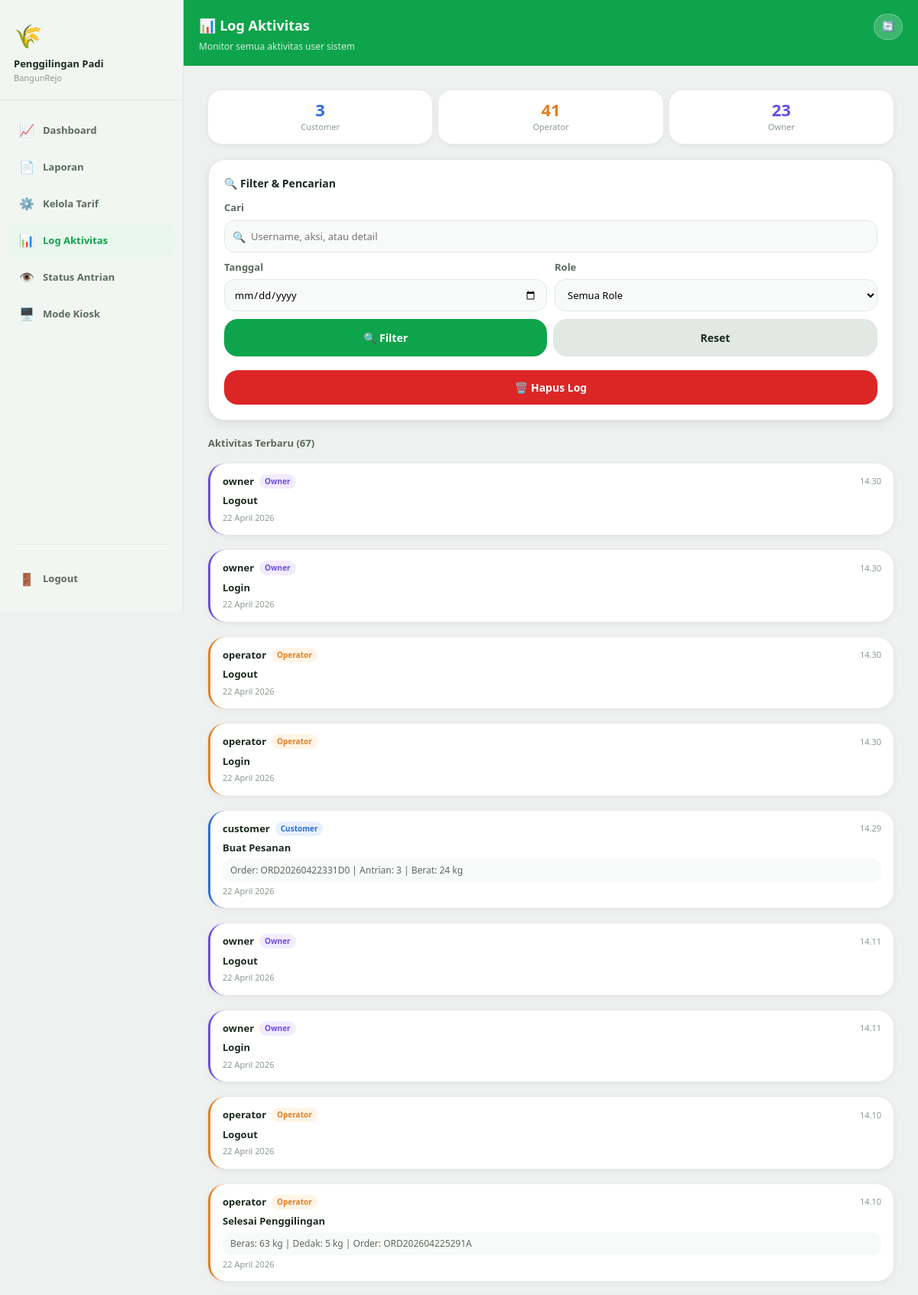
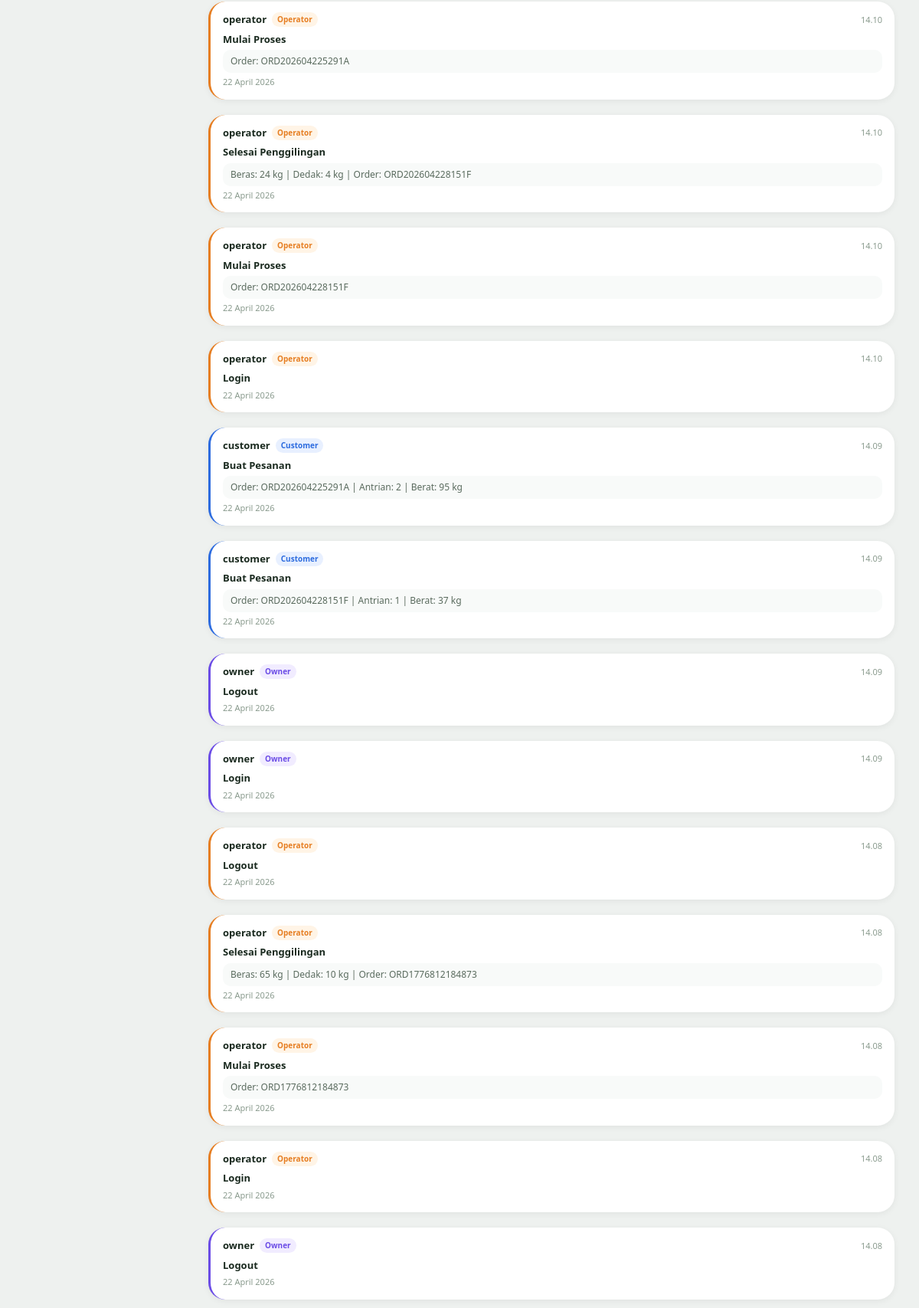
The app's page /log_aktivitas.php (signed in, upper part) with its own data (2 pictures, top to bottom).
### tables this page shows
CREATE TABLE log_aktivitas (
        id       INTEGER PRIMARY KEY AUTOINCREMENT,
        username TEXT NOT NULL,
        role     TEXT NOT NULL,
        aksi     TEXT NOT NULL,
        detail   TEXT DEFAULT '',
        waktu    DATETIME DEFAULT CURRENT_TIMESTAMP
    );

### log_aktivitas.php (the view, shortened to what this page needs)
<?php
$db    = getDB();
$cari        = trim($_GET['cari'] ?? '');
$tanggal     = $_GET['tanggal'] ?? '';
$where = []; $params = [];
$sql  = "SELECT * FROM log_aktivitas" . (!empty($where) ? " WHERE " . implode(' AND ', $where) : "") . " ORDER BY waktu DESC LIMIT 100";
$stmt = $db->prepare($sql);
$stmt->execute($params);
$logs = $stmt->fetchAll(PDO::FETCH_ASSOC);
$jml_customer = $db->query("SELECT COUNT(*) FROM log_aktivitas WHERE role = 'customer'")->fetchColumn();
$jml_operator = $db->query("SELECT COUNT(*) FROM log_aktivitas WHERE role = 'operator'")->fetchColumn();
$jml_owner    = $db->query("SELECT COUNT(*) FROM log_aktivitas WHERE role = 'owner'")->fetchColumn();
?>
<!DOCTYPE html>
<html lang="id">
<head>
    <link rel="stylesheet" href="css/base.css">
    <link rel="stylesheet" href="css/log_aktivitas.css">
</head>
<body>
<div class="app-wrapper layout-sidebar">
    <nav class="sidebar">
        <div class="sidebar-brand">
            <div class="sidebar-logo">🌾</div>
            <div class="sidebar-name">Penggilingan Padi</div>
            <div class="sidebar-sub">BangunRejo</div>
        </div>
        <div class="sidebar-nav">
            <a href="owner.php" class="sidebar-link ">
                <span class="sidebar-icon">📈</span> Dashboard
            </a>
            <a href="laporan.php" class="sidebar-link ">
                <span class="sidebar-icon">📄</span> Laporan
            </a>
            <a href="kelola_tarif.php" class="sidebar-link ">
                <span class="sidebar-icon">⚙️</span> Kelola Tarif
            </a>
            <a href="log_aktivitas.php" class="sidebar-link active">
                <span class="sidebar-icon">📊</span> Log Aktivitas
            </a>
            <a href="status_antrian.php" class="sidebar-link">
                <span class="sidebar-icon">👁️</span> Status Antrian
            </a>
            <a href="index.php" class="sidebar-link">
                <span class="sidebar-icon">🖥️</span> Mode Kiosk
            </a>
        </div>
        <div class="sidebar-sep"></div>
        <div class="sidebar-footer">
            <a href="logout.php" class="sidebar-link">
                <span class="sidebar-icon">🚪</span> Logout
            </a>
        </div>
    </nav>
    <div class="main-area">
    <div class="top-bar">
        <div class="topbar-row-log">
            <h1>📊 Log Aktivitas</h1>
            <a href="log_aktivitas.php" class="refresh-btn">🔄</a>
        </div>
        <div class="subtitle">Monitor semua aktivitas user sistem</div>
    </div>
    <div class="content">
        <div class="stat-grid stat-grid-log">
            <div class="stat-card">
                <div class="stat-num stat-customer"><?= $jml_customer ?></div>
                <div class="stat-label">Customer</div>
            </div>
            <div class="stat-card stat-orange">
                <div class="stat-num"><?= $jml_operator ?></div>
                <div class="stat-label">Operator</div>
            </div>
            <div class="stat-card">
                <div class="stat-num stat-owner"><?= $jml_owner ?></div>
                <div class="stat-label">Owner</div>
            </div>
        </div>
        <div class="card card-filter-log">
            <h3 class="filter-log-title">🔍 Filter & Pencarian</h3>
            <form method="GET">
                <div class="form-group">
                    <label>Cari</label>
                    <div class="search-wrapper">
                        <span class="search-icon">🔍</span>
                        <input type="text" name="cari"
                               placeholder="Username, aksi, atau detail"
                               value="<?= htmlspecialchars($cari) ?>">
                    </div>
                </div>
                <div class="filter-row">
                    <div class="form-group">
                        <label>Tanggal</label>
                        <input type="date" name="tanggal" value="<?= $tanggal ?>">
                    </div>
                    <div class="form-group">
                        <label>Role</label>
                        <select name="role">
                            <option value="">Semua Role</option>
                        </select>
                    </div>
                </div>
                <div class="btn-row">
                    <button type="submit" class="btn btn-orange">🔍 Filter</button>
                    <a href="log_aktivitas.php" class="btn btn-gray">Reset</a>
                </div>
            </form>
            <form method="POST" class="btn-hapus-log">
                <button type="submit" class="btn btn-red"
                        onclick="return confirm('Yakin ingin menghapus semua log? Tindakan ini tidak bisa dibatalkan!')">
                    🗑️ Hapus Log
                </button>
            </form>
        </div>
        <div class="section-title">Aktivitas Terbaru (<?= count($logs) ?>)</div>
        <?php if (empty($logs)): ?>
        <div class="empty-state card"><div class="empty-icon">📭</div><p>Tidak ada log aktivitas</p></div>
        <?php else: ?>
        <?php foreach ($logs as $log):
            $role_class = 'role-customer';
            if ($log['role'] === 'operator') $role_class = 'role-operator';
            if ($log['role'] === 'owner')    $role_class = 'role-owner';
        ?>
        <div class="log-item">
            <div class="log-header">
                <div class="log-header-left">
                    <span class="log-username"><?= htmlspecialchars($log['username']) ?></span>
                    <span class="log-role-badge <?= $role_class ?>"><?= ucfirst($log['role']) ?></span>
                </div>
                <span class="log-waktu"><?= date('H.i', strtotime($log['waktu'])) ?></span>
            </div>
            <div class="log-aksi"><?= htmlspecialchars($log['aksi']) ?></div>
            <?php if (!empty($log['detail'])): ?>
            <div class="log-detail"><?= nl2br(htmlspecialchars($log['detail'])) ?></div>
            <?php endif; ?>
            <div class="log-waktu"><?= date('j F Y', strtotime($log['waktu'])) ?></div>
        </div>
        <?php endforeach; ?>
        <?php endif; ?>
    </div>
</div>
</body>
</html>

### css/log_aktivitas.css (style rules this page uses)
.topbar-row-log { display: flex; justify-content: space-between; align-items: center; }
.refresh-btn { background: rgba(255,255,255,.2); border: 1px solid rgba(255,255,255,.25); padding: 6px 10px; border-radius: var(--radius-pill); font-size: 13px; color: #fff; cursor: pointer; transition: background var(--transition); }
.stat-grid-log { display: grid; grid-template-columns: repeat(3, 1fr); gap: 8px; }
.stat-card { background: var(--clr-surface); border-radius: var(--radius-lg); padding: 14px 8px; text-align: center; box-shadow: var(--shadow-sm); }
.stat-num { font-size: 22px; font-weight: 900; color: var(--clr-text); line-height: 1; }
.stat-num.stat-customer { color: var(--clr-blue); }
.stat-num.stat-owner { color: #6b4ce6; }
.stat-label { font-size: 11px; color: var(--clr-text-3); margin-top: 4px; }
.stat-orange .stat-num { color: var(--clr-orange); }
.card-filter-log { background: var(--clr-surface); }
.filter-log-title { font-size: 14px; font-weight: 700; margin-bottom: 12px; }
.search-wrapper { position: relative; }
.search-wrapper .search-icon { position: absolute; left: 11px; top: 50%; transform: translateY(-50%); font-size: 14px; pointer-events: none; }
.search-wrapper input { width: 100%; padding: 11px 13px 11px 34px; border-radius: var(--radius-md); border: 1.5px solid var(--clr-border); background: var(--clr-surface-2); font-size: 13px; outline: none; transition: border-color var(--transition), box-shadow var(--transition); }
.filter-row { display: grid; grid-template-columns: 1fr 1fr; gap: 10px; margin: 10px 0; }
.filter-row input[type="date"], .filter-row select { width: 100%; padding: 10px 12px; border-radius: var(--radius-md); border: 1.5px solid var(--clr-border); background: var(--clr-surface-2); font-size: 13px; outline: none; cursor: pointer; transition: border-color var(--transition); }
.btn-row { display: flex; gap: 8px; }
.btn-row .btn { flex: 1; }
.btn-orange { background: var(--clr-primary); color: #fff; }
.btn-gray { background: var(--clr-border); color: var(--clr-text); }
.btn-red { background: #dc2626; color: #fff; width: 100%; margin-top: 8px; }
.btn-hapus-log { margin-top: 10px; }
.section-title { font-size: 13px; font-weight: 700; color: var(--clr-text-2); margin-bottom: -4px; }
.log-item { background: var(--clr-surface); border-radius: var(--radius-xl); padding: 14px 16px; box-shadow: var(--shadow-sm); display: flex; flex-direction: column; gap: 4px; border-left: 3px solid var(--clr-border); }
.log-header { display: flex; justify-content: space-between; align-items: center; margin-bottom: 2px; }
.log-header-left { display: flex; align-items: center; gap: 7px; }
.log-username { font-size: 13px; font-weight: 700; color: var(--clr-text); }
.log-role-badge { font-size: 10px; font-weight: 700; padding: 2px 7px; border-radius: var(--radius-pill); }
.role-operator { background: var(--clr-orange-lt); color: var(--clr-orange); }
.role-owner { background: #f1ecff; color: #6b4ce6; }
.role-customer { background: var(--clr-blue-lt); color: var(--clr-blue); }
.log-item:has(.role-operator) { border-left-color: var(--clr-orange); }
.log-item:has(.role-owner) { border-left-color: #6b4ce6; }
.log-item:has(.role-customer) { border-left-color: var(--clr-blue); }
.log-waktu { font-size: 11px; color: var(--clr-text-3); }
.log-aksi { font-size: 13px; font-weight: 600; color: var(--clr-text); }
.log-detail { font-size: 12px; color: var(--clr-text-2); background: var(--clr-surface-2); border-radius: var(--radius-sm); padding: 6px 10px; line-height: 1.5; }

### records on screen
log_aktivitas: username "owner", role "Owner", waktu "14.30", aksi "Logout", waktu "22 April 2026"
log_aktivitas: username "owner", role "Owner", waktu "14.30", aksi "Login", waktu "22 April 2026"
log_aktivitas: username "operator", role "Operator", waktu "14.30", aksi "Logout", waktu "22 April 2026"
log_aktivitas: username "operator", role "Operator", waktu "14.30", aksi "Login", waktu "22 April 2026"
log_aktivitas: username "customer", role "Customer", waktu "14.29", aksi "Buat Pesanan", detail "Order: ORD20260422331D0 | Antrian: 3 | Berat: 24 kg", waktu "22 April 2026"
log_aktivitas: username "owner", role "Owner", waktu "14.11", aksi "Logout", waktu "22 April 2026"
log_aktivitas: username "owner", role "Owner", waktu "14.11", aksi "Login", waktu "22 April 2026"
log_aktivitas: username "operator", role "Operator", waktu "14.10", aksi "Logout", waktu "22 April 2026"
log_aktivitas: username "operator", role "Operator", waktu "14.10", aksi "Selesai Penggilingan", detail "Beras: 63 kg | Dedak: 5 kg | Order: ORD202604225291A", waktu "22 April 2026"
log_aktivitas: username "operator", role "Operator", waktu "14.10", aksi "Mulai Proses", detail "Order: ORD202604225291A", waktu "22 April 2026"
log_aktivitas: username "operator", role "Operator", waktu "14.10", aksi "Selesai Penggilingan", detail "Beras: 24 kg | Dedak: 4 kg | Order: ORD202604228151F", waktu "22 April 2026"
log_aktivitas: username "operator", role "Operator", waktu "14.10", aksi "Mulai Proses", detail "Order: ORD202604228151F", waktu "22 April 2026"
log_aktivitas: username "operator", role "Operator", waktu "14.10", aksi "Login", waktu "22 April 2026"
log_aktivitas: username "customer", role "Customer", waktu "14.09", aksi "Buat Pesanan", detail "Order: ORD202604225291A | Antrian: 2 | Berat: 95 kg", waktu "22 April 2026"
log_aktivitas: username "customer", role "Customer", waktu "14.09", aksi "Buat Pesanan", detail "Order: ORD202604228151F | Antrian: 1 | Berat: 37 kg", waktu "22 April 2026"
log_aktivitas: username "owner", role "Owner", waktu "14.09", aksi "Logout", waktu "22 April 2026"
log_aktivitas: username "owner", role "Owner", waktu "14.09", aksi "Login", waktu "22 April 2026"
log_aktivitas: username "operator", role "Operator", waktu "14.08", aksi "Logout", waktu "22 April 2026"
log_aktivitas: username "operator", role "Operator", waktu "14.08", aksi "Selesai Penggilingan", detail "Beras: 65 kg | Dedak: 10 kg | Order: ORD1776812184873", waktu "22 April 2026"
log_aktivitas: username "operator", role "Operator", waktu "14.08", aksi "Mulai Proses", detail "Order: ORD1776812184873", waktu "22 April 2026"
log_aktivitas: username "operator", role "Operator", waktu "14.08", aksi "Login", waktu "22 April 2026"
log_aktivitas: username "owner", role "Owner", waktu "14.08", aksi "Logout", waktu "22 April 2026"

### other values on screen
$jml_customer "3"
$jml_operator "41"
$jml_owner "23"
count($logs) "67"
